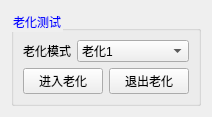
              <widget class="QWidget" name="tab_2">
               <attribute name="title">
                <string>老化测试</string>
               </attribute>
               <layout class="QGridLayout" name="gridLayout_2">
                <item row="0" column="0">
                 <widget class="QGroupBox" name="groupBox_4">
                  <property name="sizePolicy">
                   <sizepolicy hsizetype="Preferred" vsizetype="Expanding">
                    <horstretch>0</horstretch>
                    <verstretch>0</verstretch>
                   </sizepolicy>
                  </property>
                  <property name="styleSheet">
                   <string notr="true">QGroupBox::title { font-weight: bold; color:blue;}</string>
                  </property>
                  <property name="title">
                   <string>老化测试</string>
                  </property>
                  <layout class="QVBoxLayout" name="verticalLayout_2">
                   <item>
                    <layout class="QHBoxLayout" name="horizontalLayout">
                     <item>
                      <widget class="QLabel" name="label">
                       <property name="sizePolicy">
                        <sizepolicy hsizetype="Preferred" vsizetype="Fixed">
                         <horstretch>0</horstretch>
                         <verstretch>0</verstretch>
                        </sizepolicy>
                       </property>
                       <property name="text">
                        <string>老化模式</string>
                       </property>
                      </widget>
                     </item>
                     <item>
                      <widget class="QComboBox" name="burningModeCombo">
                       <property name="enabled">
                        <bool>true</bool>
                       </property>
                       <property name="sizePolicy">
                        <sizepolicy hsizetype="Expanding" vsizetype="Fixed">
                         <horstretch>0</horstretch>
                         <verstretch>0</verstretch>
                        </sizepolicy>
                       </property>
                       <property name="editable">
                        <bool>false</bool>
                       </property>
                       <item>
                        <property name="text">
                         <string>老化1</string>
                        </property>
                       </item>
                       <item>
                        <property name="text">
                         <string>老化2</string>
                        </property>
                       </item>
                       <item>
                        <property name="text">
                         <string>老化3</string>
                        </property>
                       </item>
                       <item>
                        <property name="text">
                         <string>老化4</string>
                        </property>
                       </item>
                      </widget>
                     </item>
                    </layout>
                   </item>
                   <item>
                    <layout class="QHBoxLayout" name="horizontalLayout_10">
                     <property name="leftMargin">
                      <number>0</number>
                     </property>
                     <property name="topMargin">
                      <number>0</number>
                     </property>
                     <item>
                      <widget class="QPushButton" name="enterBurningMode">
                       <property name="text">
                        <string>进入老化</string>
                       </property>
                      </widget>
                     </item>
                     <item>
                      <widget class="QPushButton" name="exitBurningMode">
                       <property name="text">
                        <string>退出老化</string>
                       </property>
                      </widget>
                     </item>
                    </layout>
                   </item>
                  </layout>
                 </widget>
                </item>
               </layout>
              </widget>
